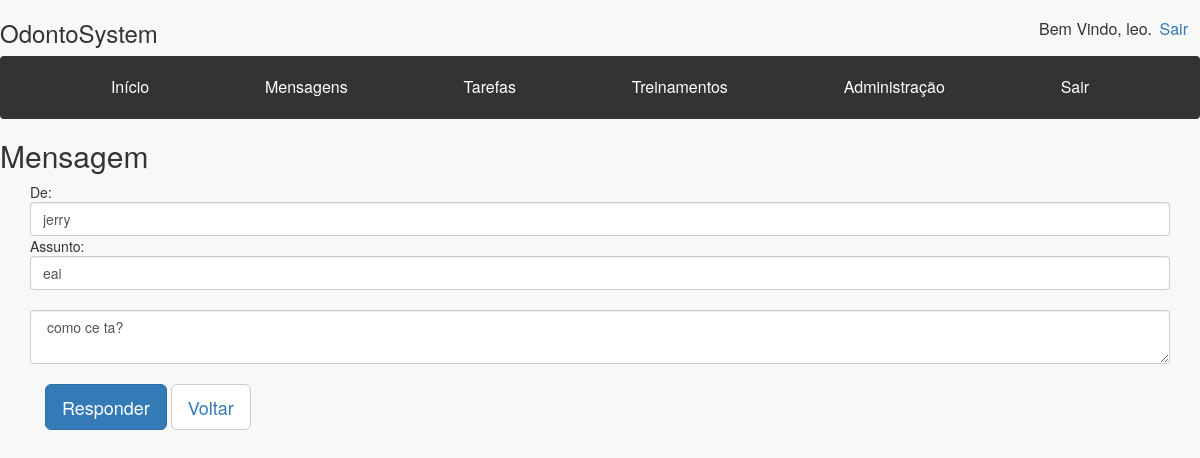
Page /view/Mensagem/visualizar_mensagem.php?id=2 (signed in) on the committed database.
### tables this page shows
CREATE TABLE `mensagem` (
  `id_mensagem` int(11) NOT NULL,
  `mensagem` varchar(45) NOT NULL,
  `data` date DEFAULT NULL,
  `id_funcionario_remetente` int(11) NOT NULL,
  `id_funcionario_destinatario` int(11) NOT NULL,
  `excluido` int(11) DEFAULT NULL,
  `assunto` varchar(45) NOT NULL,
  `visualizado` int(11) DEFAULT NULL
);

CREATE TABLE `funcionario` (
  `id_funcionario` int(11) NOT NULL,
  `nome` varchar(45) NOT NULL,
  `cpf` varchar(45) NOT NULL,
  `endereco` varchar(45) NOT NULL,
  `id_cargo` int(11) NOT NULL,
  `sexo` varchar(45) NOT NULL,
  `senha` varchar(10) NOT NULL,
  `ativo` int(11) DEFAULT NULL
);

### model/Mensagem.php (called while the page is built, shortened)
<?php
class Mensagem {
	public static function returnNomeById($id_funcionario) {
		$conn = Banco::connect();
		$stmt = $conn->prepare("SELECT nome FROM Mensagem, Funcionario WHERE id_funcionario = :id_funcionario");
		$stmt->bindParam(":id_funcionario", $id_funcionario);
		$stmt->execute();
		$results = $stmt->fetchAll(PDO::FETCH_ASSOC);
		return $results[0]['nome'];
	}
	public function GetMensagemById($id_mensagem) {
		$conn = Banco::connect();
		$stmt = $conn->prepare("SELECT * FROM Mensagem WHERE id_mensagem = :id_mensagem");
		$stmt->bindParam(":id_mensagem", $id_mensagem);
		$stmt->execute();
		$results = $stmt->fetchAll(PDO::FETCH_ASSOC);
		return $results[0];
	}
}
?>

### controller/MensagemController.php (called while the page is built, shortened)
<?php
require_once($_SERVER['DOCUMENT_ROOT'] . "/OdontoSystem/model/Mensagem.php");
class MensagemController {
	public function returnNomeById($id_funcionario) {
		$nome = Mensagem::returnNomeById($id_funcionario);
		return $nome;
	}
	public function GetMensagemById($id_mensagem) {
		$mensagem = new Mensagem();
		$msg = $mensagem->GetMensagemById($id_mensagem);
		return $msg;
	}
}
?>

### view/Mensagem/visualizar_mensagem.php (the view)
<?php
	require_once($_SERVER['DOCUMENT_ROOT'] . "/OdontoSystem/controller/MensagemController.php");
	require_once("../header.php");
	$id_mensagem = $_GET['id'];
	$mensagemcontroller = new MensagemController();
	$msg = $mensagemcontroller->GetMensagemById($id_mensagem);
	$nome = $mensagemcontroller->returnNomeById($msg['id_funcionario_remetente']);
?>
<body>
	<h2>Mensagem</h2>
	<div class="container">
		<div class="row">
			De: <input type="text" value=<?=$nome?> class="form-control">
		</div>
		<div class="row">
			Assunto: <input type="text" value=<?=$msg['assunto']?> class="form-control">
		</div>
		<br>
		<div class="row">
			<textarea class="form-control"> <?=$msg['mensagem']?> </textarea>
		</div>
		<br>
		<button class="btn btn-primary btn-lg botao">Responder</button>
		<button class="btn btn-default btn-lg botao"><a href="/OdontoSystem/view/Mensagem/caixa_entrada.php">Voltar</a></button>
	</div>
</body>
</html>

### resources/css/sb-admin-2.css (style rules this page uses)
body { background-color: #f8f8f8; }

### rows in the picture
mensagem: id_funcionario_remetente.nome "jerry", assunto "eai", mensagem "como ce ta?"

### other values in the picture
$_SESSION['nome'] "leo"
